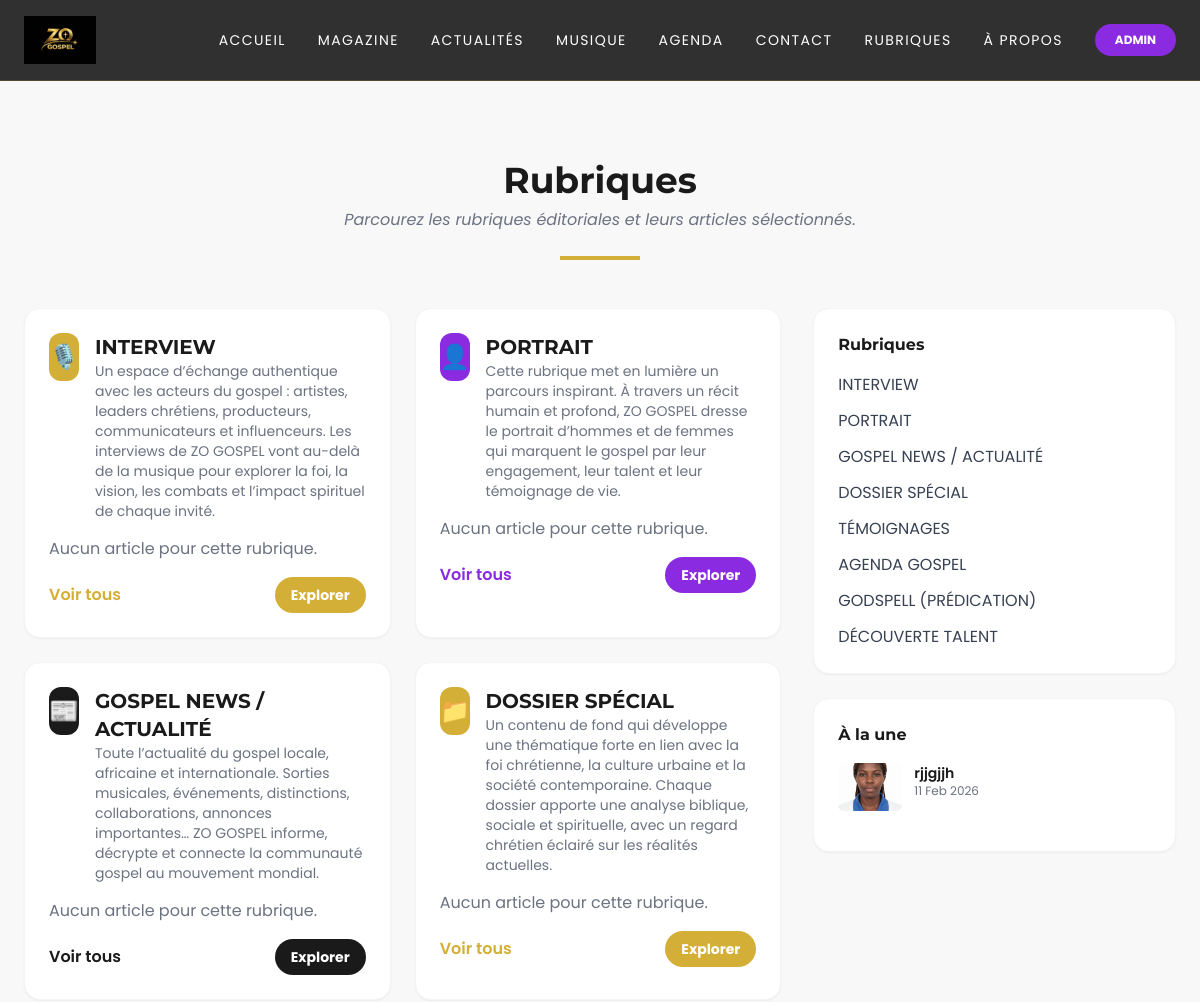
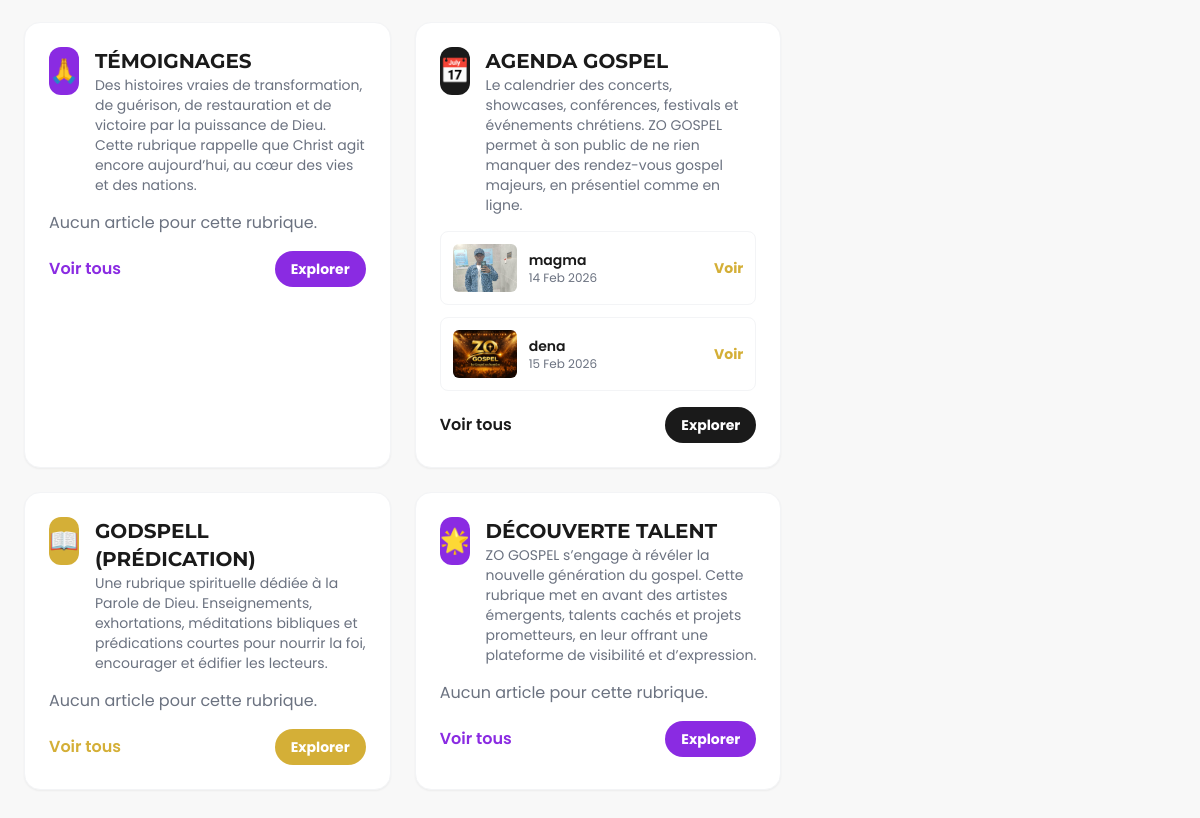
The app's page /rubriques/ with its own data (2 pictures, top to bottom).
### zogospel/models.py (models this page shows, shortened)
class Agenda(models.Model):
    titre = models.CharField(max_length=200)
    lieu = models.CharField(max_length=200)
    description = models.TextField()
    TYPE_CHOICES = (
        ('concert', 'Concert'),
        ('conference', 'Conférence'),
        ('showcase', 'Showcase'),
        ('other', 'Autre'),
    )
    type_evenement = models.CharField(max_length=20, choices=TYPE_CHOICES, default='other')
    date_evenement = models.DateField()
    image = models.ImageField(upload_to='agenda/', blank=True, null=True)

class Actualite(models.Model):
    titre = models.CharField(max_length=200)
    type_actualite = models.CharField(max_length=100)
    REGION_CHOICES = (
        ('local', 'Local'),
        ('afrique', 'Afrique'),
        ('international', 'International'),
    )
    region = models.CharField(max_length=20, choices=REGION_CHOICES, default='local')
    image = models.ImageField(upload_to='actualites/')
    contenu = models.TextField()
    date = models.DateField(auto_now_add=True)
    likes = models.PositiveIntegerField(default=0)

### zogospel/views.py (the view)
# urls.py: path('rubriques/', views.rubriques, name='rubriques'),
def rubriques(request):
    db_sections = Rubrique.objects.all()
    sections = []
    if db_sections.exists():
        for r in db_sections:
            s = {
                'slug': r.slug,
                'titre': r.title,
                'desc': r.desc,
                'color': r.color,
                'icon': r.icon,
                'accroche': r.accroche,
            }
            actualites = Actualite.objects.filter(type_actualite__icontains=r.slug).order_by('-date')[:4]
            magazines = Magazine.objects.filter(categorie__icontains=r.slug).order_by('-date_publication')[:4]
            items = []
            for a in actualites:
                items.append({'obj': a, 'kind': 'actualite'})
            if not items:
                for a in Actualite.objects.all().order_by('-date')[:4]:
                    items.append({'obj': a, 'kind': 'actualite'})
            if magazines.exists():
                for m in magazines:
                    items.append({'obj': m, 'kind': 'magazine'})
            s['items'] = items
            sections.append(s)
    else:
        sections = get_default_rubriques()
        for s in sections:
            items = []
            if s['slug'] == 'agenda-gospel':
                agendas = Agenda.objects.all().order_by('date_evenement')[:4]
                for ag in agendas:
                    items.append({'obj': ag, 'kind': 'agenda'})
            else:
                actualites = Actualite.objects.filter(type_actualite__icontains=s['slug']).order_by('-date')[:4]
                for a in actualites:
                    items.append({'obj': a, 'kind': 'actualite'})
            s['items'] = items
    featured = Actualite.objects.all().order_by('-date')[:4]
    return render(request, 'rubriques.html', {'sections': sections, 'featured': featured})

### templates/rubriques.html (shortened to what this page needs)
{% load static %}
<!DOCTYPE html>
<html lang="fr" class="scroll-smooth">
<head>
  <script src="https://cdn.tailwindcss.com"></script>
</head>
<body class="bg-luxury-offwhite font-body text-luxury-black overflow-x-hidden">
  <header class="fixed top-0 left-0 w-full z-50 glass-nav">
    <div class="max-w-7xl mx-auto px-6 h-20 flex items-center justify-between">
      <div class="flex items-center space-x-2">
        <a href="{% url 'accueil' %}">
            <img src="{% static 'images/logo_zogospel.png' %}" alt="ZO Gospel" class="h-12 w-auto">
        </a>
      </div>
      <nav id="main-nav" class="hidden lg:flex items-center space-x-8">
        <a href="{% url 'accueil' %}" class="nav-link text-sm uppercase tracking-widest text-luxury-white hover:text-gold transition-colors">Accueil</a>
        <a href="{% url 'magazine' %}" class="nav-link text-sm uppercase tracking-widest text-luxury-white hover:text-gold transition-colors">Magazine</a>
        <a href="{% url 'actualites' %}" class="nav-link text-sm uppercase tracking-widest text-luxury-white hover:text-gold transition-colors">Actualités</a>
        <a href="{% url 'musique' %}" class="nav-link text-sm uppercase tracking-widest text-luxury-white hover:text-gold transition-colors">Musique</a>
        <a href="{% url 'agenda' %}" class="nav-link text-sm uppercase tracking-widest text-luxury-white hover:text-gold transition-colors">Agenda</a>
        <a href="{% url 'contact' %}" class="nav-link text-sm uppercase tracking-widest text-luxury-white hover:text-gold transition-colors">Contact</a>
        <a href="{% url 'rubriques' %}" class="nav-link text-sm uppercase tracking-widest text-luxury-white hover:text-gold transition-colors">Rubriques</a>
        <a href="{% url 'a_propos' %}" class="nav-link text-sm uppercase tracking-widest text-luxury-white hover:text-gold transition-colors">À propos</a>
        <a href="{% url 'admin_login' %}" class="bg-spiritual-violet px-5 py-2 text-luxury-white text-xs font-bold uppercase rounded-full">Admin</a>
      </nav>
    </div>
  </header>
  <main class="min-h-screen pt-24">
    <section class="py-16">
      <div class="max-w-7xl mx-auto px-6">
        <header class="text-center mb-12">
          <h2 class="text-4xl font-headers font-bold text-luxury-black mb-2">Rubriques</h2>
          <p class="text-gray-500 max-w-2xl mx-auto italic">Parcourez les rubriques éditoriales et leurs articles sélectionnés.</p>
          <div class="w-20 h-1 bg-gold mx-auto mt-6"></div>
        </header>
        <div class="grid grid-cols-1 lg:grid-cols-3 gap-8">
          <div class="lg:col-span-2">
            <div class="grid grid-cols-1 md:grid-cols-2 gap-6">
              {% if sections %}
                {% for s in sections %}
                <article id="{{ s.slug }}" class="bg-white rounded-2xl p-6 shadow-sm card-hover border border-gray-100">
                  <div class="flex items-start gap-4 mb-3">
                    <div class="w-12 h-12 rounded-xl flex items-center justify-center text-white text-2xl" style="background: {{ s.color }}">{{ s.icon }}</div>
                    <div>
                      <h3 class="text-xl font-headers font-bold">{{ s.titre }}</h3>
                      <p class="text-sm text-gray-500">{{ s.desc }}</p>
                    </div>
                  </div>
                  <div class="mt-4 space-y-3">
                    {% for item in s.items|slice:":4" %}
                    <div class="flex items-center gap-3 bg-white p-3 rounded-lg border border-gray-100">
                      {% if item.obj.image %}
                      <img src="{{ item.obj.image.url }}" alt="{{ item.obj.titre }}" class="w-16 h-12 object-cover rounded-md">
                      {% else %}
                      <div class="w-16 h-12 bg-gray-100 rounded-md flex items-center justify-center text-gray-400">No img</div>
                      {% endif %}
                      <div class="flex-1">
                        <div class="text-sm font-semibold">{{ item.obj.titre }}</div>
                        <div class="text-xs text-gray-500">{% if item.obj.date %}{{ item.obj.date|date:'d M Y' }}{% elif item.obj.date_publication %}{{ item.obj.date_publication|date:'d M Y' }}{% elif item.obj.date_evenement %}{{ item.obj.date_evenement|date:'d M Y' }}{% endif %}</div>
                      </div>
                      <div>
                        {% if item.kind == 'actualite' %}
                        <a href="{% url 'actualite_detail' item.obj.id %}" class="text-sm text-gold font-bold">Voir</a>
                        {% elif item.kind == 'agenda' %}
                        <a href="{% url 'register_agenda' item.obj.id %}" class="text-sm text-gold font-bold">Voir</a>
                        {% else %}
                        <a href="{% url 'magazine_detail' item.obj.id %}" class="text-sm text-gold font-bold">Voir</a>
                        {% endif %}
                      </div>
                    </div>
                    {% empty %}
                    <p class="text-gray-500">Aucun article pour cette rubrique.</p>
                    {% endfor %}
                  </div>
                  <div class="mt-4 flex items-center justify-between">
                    <a href="#{{ s.slug }}" class="text-gray-800 font-semibold" style="color: {{ s.color }}">Voir tous</a>
                    <a href="#{{ s.slug }}" class="px-4 py-2 rounded-full text-sm font-bold" style="background: {{ s.color }}; color:#fff">Explorer</a>
                  </div>
                </article>
                {% endfor %}
              {% else %}
                <div class="col-span-2 bg-white rounded-2xl p-8 text-center text-gray-500 border border-gray-100">Aucune rubrique disponible pour le moment.</div>
              {% endif %}
            </div>
          </div>
          <aside class="hidden lg:block">
            <div class="bg-white p-6 rounded-2xl shadow-sm border border-gray-100">
              <h4 class="font-headers font-bold mb-4">Rubriques</h4>
              <ul class="space-y-3">
                {% if sections %}
                  {% for s in sections %}
                  <li><a href="#{{ s.slug }}" class="text-gray-700 hover:text-gold">{{ s.titre }}</a></li>
                  {% endfor %}
                {% else %}
                  <li class="text-gray-500">Aucune rubrique pour le moment.</li>
                {% endif %}
              </ul>
            </div>
            <div class="mt-6 bg-white p-6 rounded-2xl shadow-sm border border-gray-100">
              <h4 class="font-headers font-bold mb-4">À la une</h4>
              {% for a in featured %}
              <a href="{% url 'actualite_detail' a.id %}" class="flex items-start gap-3 mb-4">
                <img src="{{ a.image.url }}" alt="{{ a.titre }}" class="w-16 h-12 object-cover rounded-md">
                <div>
                  <div class="text-sm font-semibold">{{ a.titre }}</div>
                  <div class="text-xs text-gray-500">{{ a.date|date:'d M Y' }}</div>
                </div>
              </a>
              {% endfor %}
            </div>
          </aside>
        </div>
      </div>
    </section>
  </main>
</body>
</html>

### templates/rubriques.html (style rules this page uses)
.glass-nav { background: rgba(26,26,26,0.9); backdrop-filter: blur(10px); border-bottom: 1px solid rgba(212,175,55,0.2); }
.card-hover { transition: transform 0.4s, box-shadow 0.3s; }

### records on screen
Agenda: obj.image (picture), obj.titre "magma", obj.date_evenement "14 Feb 2026"
Agenda: obj.image (picture), obj.titre "dena", obj.date_evenement "15 Feb 2026"
Actualite: image (picture), titre "rjjgjjh", date "11 Feb 2026"

### other values on screen
{{ s.icon }} "🎙️" "👤" "📰" "📁" "🙏" "📅" "📖" "🌟"
{{ s.titre }} "INTERVIEW" "PORTRAIT" "GOSPEL NEWS / ACTUALITÉ" "DOSSIER SPÉCIAL" "TÉMOIGNAGES" "AGENDA GOSPEL" "GODSPELL (PRÉDICATION)" "DÉCOUVERTE TALENT"
{{ s.desc }} "Le calendrier des concerts, showcases, conférences, festivals et événements chrétiens. ZO GOSPEL permet à son public de ne rien manquer des rendez-vous gospel majeurs, en présentiel comme en ligne." "Une rubrique spirituelle dédiée à la Parole de Dieu. Enseignements, exhortations, méditations bibliques et prédications courtes pour nourrir la foi, encourager et édifier les lecteurs."
